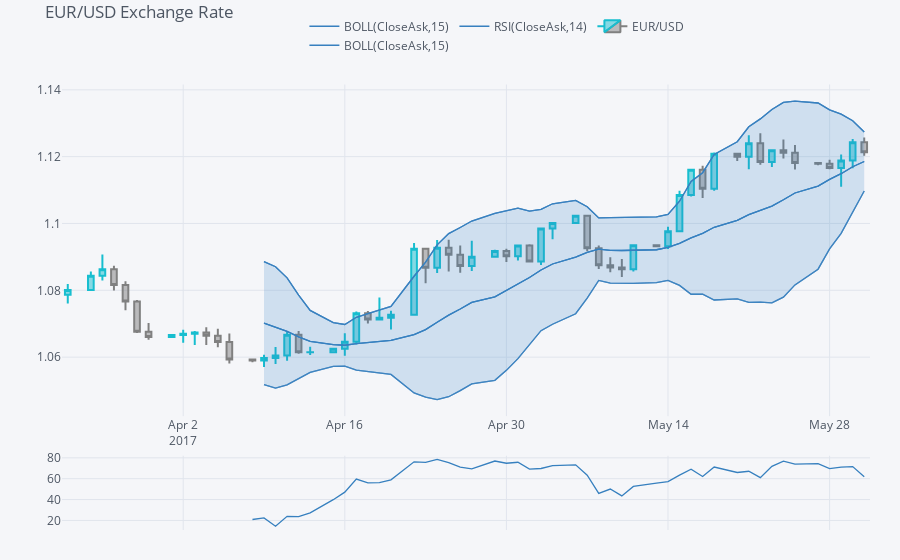

Notebook cell for this chart:
### Code cell
qf.add_rsi(periods = 14, showbands = False)
plyo.iplot(qf.iplot(asFigure = True), filename = 'qf_03')
